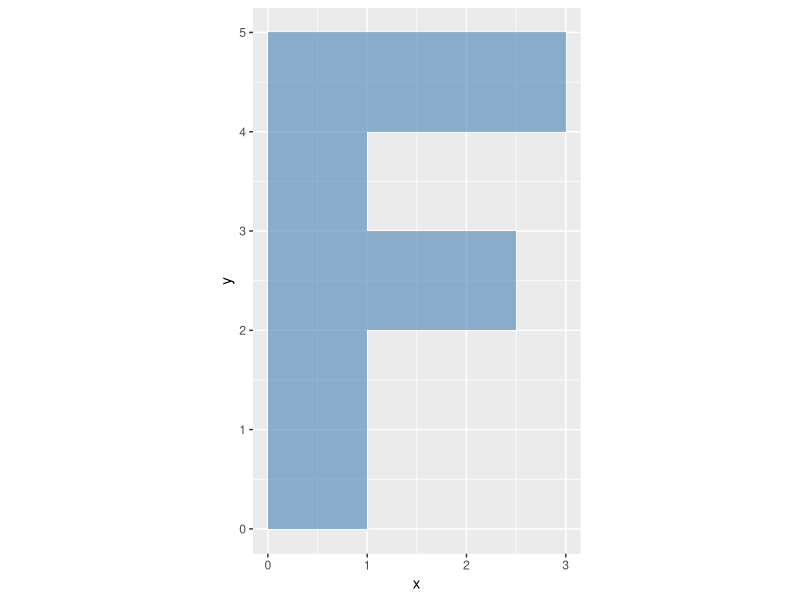
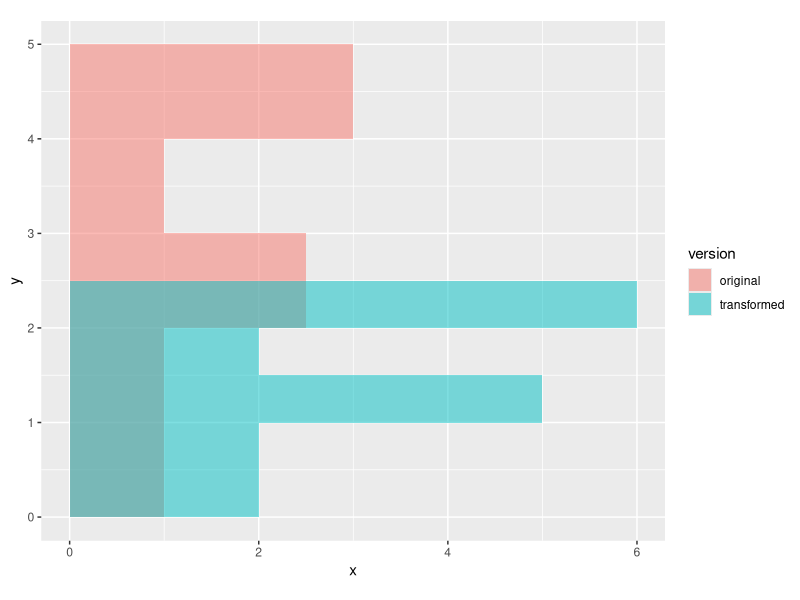
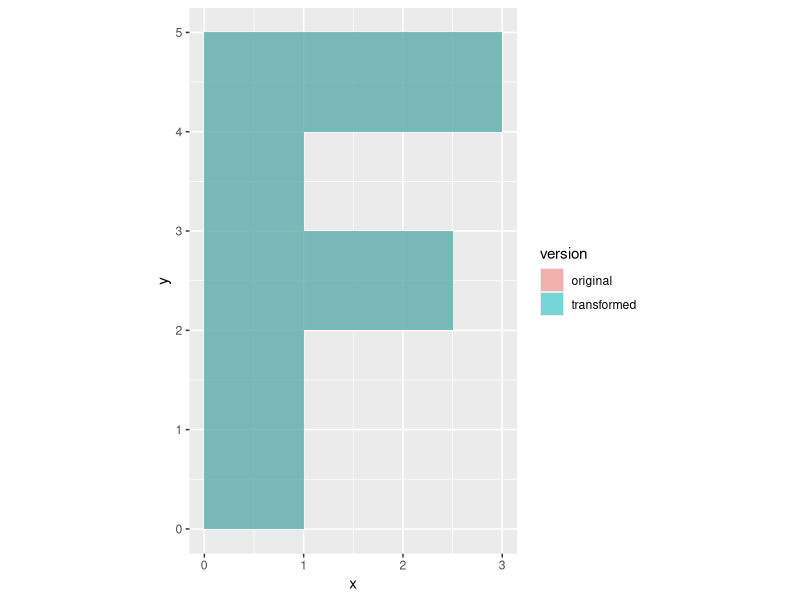
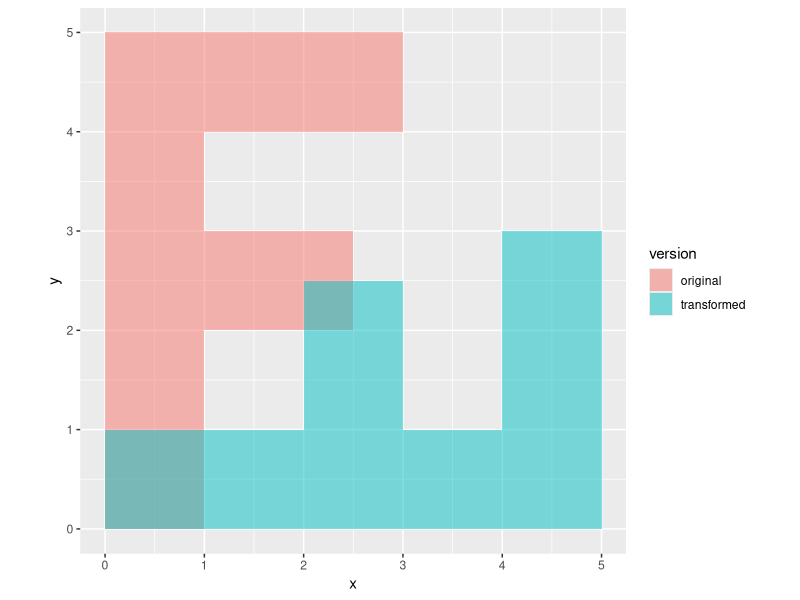
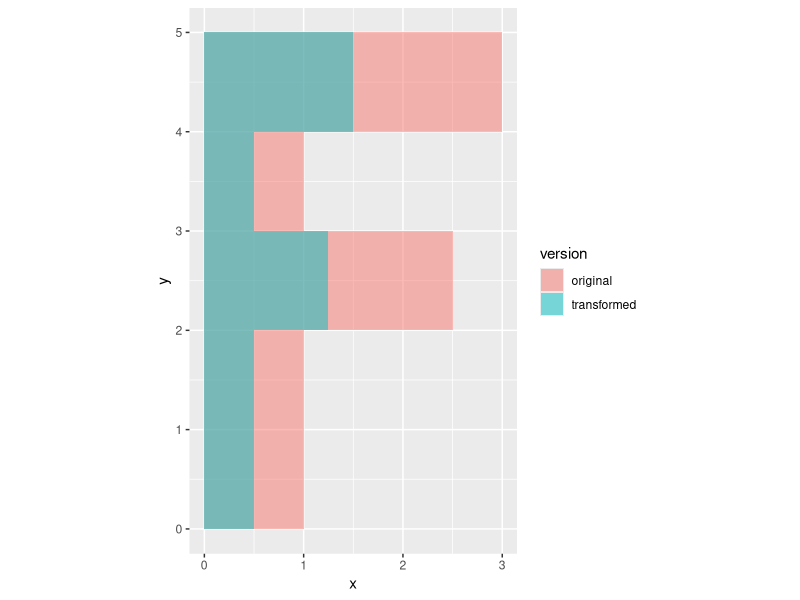
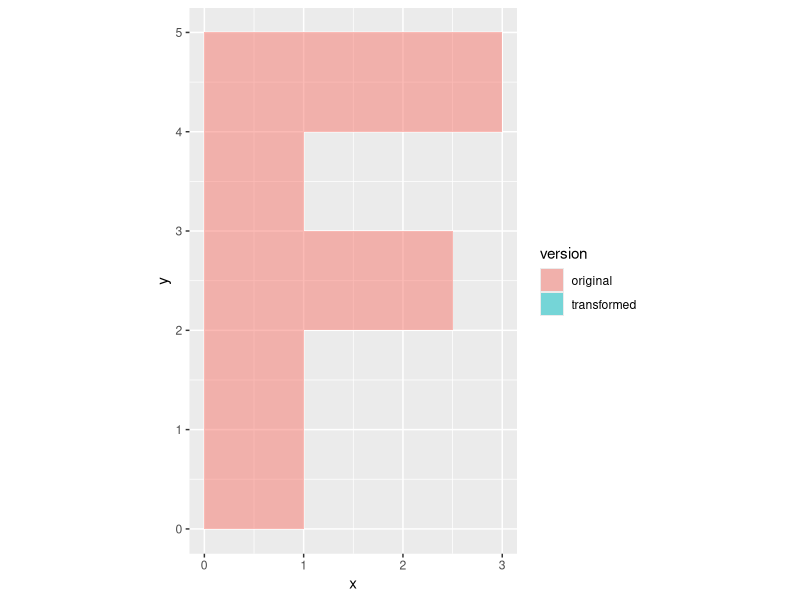
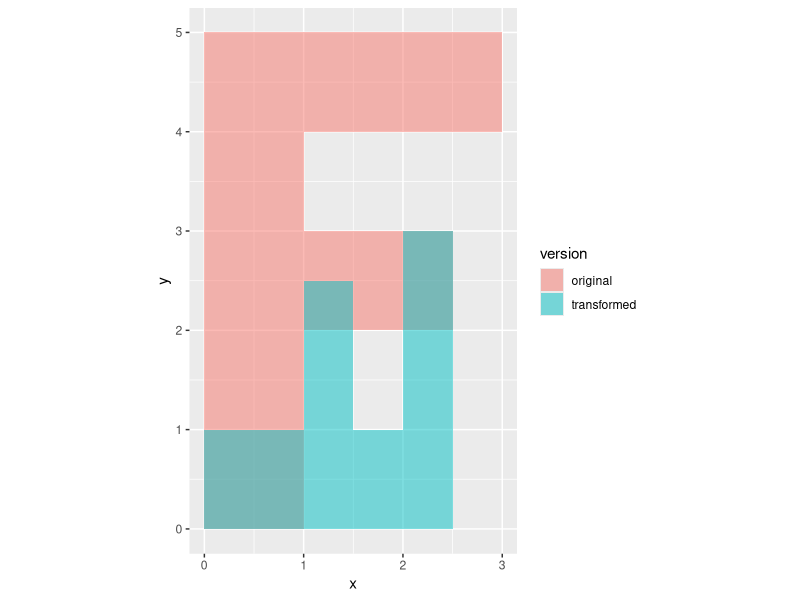

Source code (R) for these figures, in order:
## ---- chunk 1
knitr::opts_chunk$set(echo = TRUE)
## ---- chunk 2
square<-function(a)
{
  s=a*a
return (s)
}

# lets use it
test<-square(5)
print(test)
## ---- chunk 3
test<-square(TRUE)
print(test)
## ---- chunk 4
rectangle<-function(a,b)
{
  a=a*b
return (a)
}

# lets use it
ra<-rectangle(5,4)
print(ra)
## ---- chunk 5
a<- c(10,50,80,90)
b<- c(40,20,30,40)
## ---- chunk 6
# preallocate the vector with the results:
area <- numeric(length(a))
for (i in 1:length(a)) {
  area[i] <- rectangle(a[i], b[i])
}
print(area)
## ---- chunk 7
area <-  rectangle(a, b)
print(area)
## ---- chunk 8
# find the longer side of a rectangle a, b
longer_side <- function(a, b) {
  max(a, b)
}
## ---- chunk 9
print(longer_side(10,30))
print(longer_side(35,1))
## ---- chunk 10
a<- c(10,50,80,90)
b<- c(40,20,30,40)
print(longer_side(a,b))

## ---- chunk 11
long<-mapply(longer_side,a,b)
print(long)
## ---- chunk 12
sleep_enough <- function(hours) {
  var<-""
  if (hours >= 14) {
    var<-"more than enough"
  } else if (hours >= 8) {
    var<-"enough"
  } else {
    var<-"short"
  }
  return(var)
}
## ---- chunk 13
# Lets see, do i sleep enough?
print(sleep_enough(7))
## ---- chunk 14
mp<-c(1,7,8,14,12,1)
#print(sleep_enough(mp))
# no i get an error! 
## ---- chunk 15
mp<-c(1,7,8,14,12,1)
res<-sapply(mp,sleep_enough)
print(res)
## ---- chunk 16
rep<-replicate(5,square(20))
print(rep)
rep<-replicate(5,rnorm(1))
print(rep)

# this was just for demonstration; because actually...
rep<-rnorm(5)
print(rep)
## ---- chunk 17
# we need to start with a vector
vec<-c(1, 2, 3, 4)
print(vec)
# and distort it into a matrix
m<-matrix(vec,nrow=2)
print(m)
## ---- chunk 18
# by row
m<-matrix(vec,nrow=2,byrow=TRUE)
print(m)
## ---- chunk 19
m<-matrix(c(1, 2, 3, 4),nrow=2)
print(m)
print(m[1,2])
print(m[2,1])
## ---- chunk 20
print(m[1,])
print(m[2,])
## ---- chunk 21
print(m[,1])
print(m[,2])
## ---- chunk 22

fletter <- matrix(c(0, 0,   1, 0,   1, 2,   2.5, 2,   2.5, 3,
                  1, 3,   1, 4,   3, 4,   3, 5,     0, 5), nrow = 2)
print(fletter)
## ---- chunk 23
library(ggplot2)
# geom polygon, provide all points of a polygon, and the points will be connected like in the children game, where you connected the dots
df<-data.frame(x = fletter[1, ], y = fletter[2, ])
g<-ggplot(df, aes(x = x, y = y)) +
  geom_polygon(fill = "steelblue", alpha = 0.6) + coord_equal()
plot(g)
## ---- chunk 24
scalematrix <- matrix(c(2, 0, 0, 0.5), nrow = 2, byrow = TRUE)
print(scalematrix)
# matrix multiplication %*%
scaledletter <- scalematrix %*% fletter
print(scaledletter)

## ---- chunk 25
df <- data.frame(x = c(fletter[1, ], scaledletter[1, ]),
                 y = c(fletter[2, ], scaledletter[2, ]),
                 version = rep(c("original", "transformed"), each = ncol(fletter)))
print(df)
## ---- chunk 26
g<-ggplot(df, aes(x = x, y = y, fill = version)) +
  geom_polygon(alpha = 0.5) +
  coord_equal()
plot(g)
## ---- chunk 27
transform<-function(letter,matrix)
{
  # first transform
  trans<-matrix %*% letter
  # second store in dataframe
  df <- data.frame(x = c(letter[1, ], trans[1, ]),
                 y = c(letter[2, ], trans[2, ]),
                 version = rep(c("original", "transformed"), each = ncol(fletter)))
  # third visualize with ggplot2
  g<-ggplot(df, aes(x = x, y = y, fill = version)) +
    geom_polygon(alpha = 0.5) +
    coord_equal()
  plot(g)
}
## ---- chunk 28
id<-matrix(c(1, 0, 0, 1),nrow=2)
print(id)
## ---- chunk 29
transform(fletter,id)
# no change => thats why this is called identity matrix
## ---- chunk 30
tp<-matrix(c(0, 1, 1, 0),nrow=2)
print(tp)
## ---- chunk 31
transform(fletter,tp)
# transposing = exchange x and y-letters
## ---- chunk 32
xs<-matrix(c(0.5, 0, 0, 1),nrow=2)
print(xs)
## ---- chunk 33
transform(fletter,xs)
# x-scaling
## ---- chunk 34
dt1<-tp*xs
print(dt1)
## ---- chunk 35
transform(fletter,dt1)
# desaster, my polygon has now shrunk to a point at coordinates 0
## ---- chunk 36
dt2<-xs %*% tp
print(dt2)
## ---- chunk 37
transform(fletter,dt2)
# voila, we have combined two linear transformation into a single matrix!
# transposing and x-scaling
